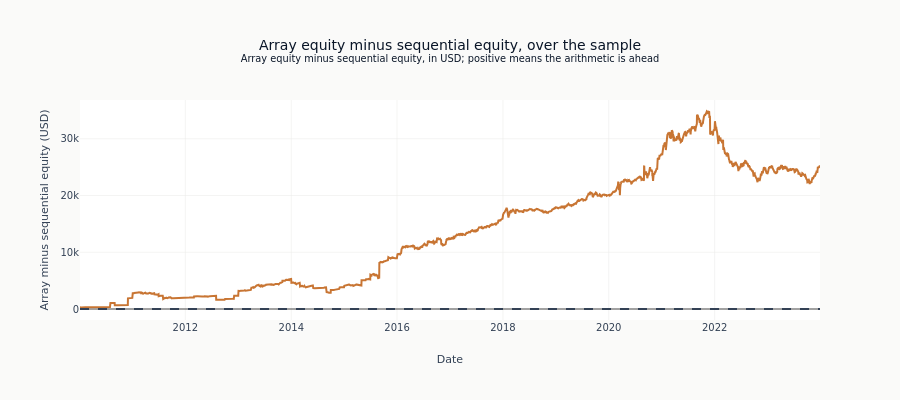

Notebook code for this chart:
### Code cell
# Difference over time (align index types)
eq_vbt_dt = equity_vbt.copy()
eq_ml4t_dt = equity_ml4t.copy()
eq_vbt_dt.index = pd.to_datetime(eq_vbt_dt.index)
eq_ml4t_dt.index = pd.to_datetime(eq_ml4t_dt.index)
shared_eq = eq_vbt_dt.index.intersection(eq_ml4t_dt.index)
diff_series = eq_vbt_dt.loc[shared_eq] - eq_ml4t_dt.loc[shared_eq]

fig = go.Figure()

fig.add_trace(
    go.Scatter(
        x=diff_series.index,
        y=diff_series,
        name="Array minus sequential",
        line=dict(color=COLORS["copper"], width=2),
    )
)

fig.add_hline(y=0, line_dash="dash", line_color=COLORS["neutral"])

fig.update_layout(
    title=(
        "Array equity minus sequential equity, over the sample"
        "<br><sup>Array equity minus sequential equity, in USD; positive means the "
        "arithmetic is ahead</sup>"
    ),
    xaxis_title="Date",
    yaxis_title="Array minus sequential equity (USD)",
    height=400,
)
_nonzero_diff = diff_series[diff_series.abs() > 0]
_sign_changes = int(((_nonzero_diff > 0) != (_nonzero_diff > 0).shift(1)).iloc[1:].sum())
show_plotly_with_alt(
    fig,
    (
        "Line chart of array equity minus sequential equity in US dollars against date, with "
        "a dashed line at zero. Above the line the arithmetic run is ahead and below it the "
        "engine is. Drawn as a difference rather than as two curves because a difference "
        "resolves changes that are smaller than the line width on the panel above."
    ),
)

### Figure 1 — Plotly figure (JSON) as saved in the notebook; plotly's stock layout.template omitted (floating-point values rounded to 4 significant figures; data arrays with more than 128 entries replaced by an {"elided": "..."} marker saying what was removed)
{"data": [{"line": {"color": "#C87533", "width": 2}, "name": "Array minus sequential", "type": "scatter", "x": {"elided": "3522 str values"}, "y": {"elided": "3522 float values"}}], "layout": {"height": 400, "shapes": [{"line": {"color": "#334155", "dash": "dash"}, "type": "line", "x0": 0, "x1": 1, "xref": "x domain", "y0": 0, "y1": 0, "yref": "y"}], "title": {"text": "Array equity minus sequential equity, over the sample<br><sup>Array equity minus sequential equity, in USD; positive means the arithmetic is ahead</sup>"}, "xaxis": {"title": {"text": "Date"}}, "yaxis": {"title": {"text": "Array minus sequential equity (USD)"}}}}
